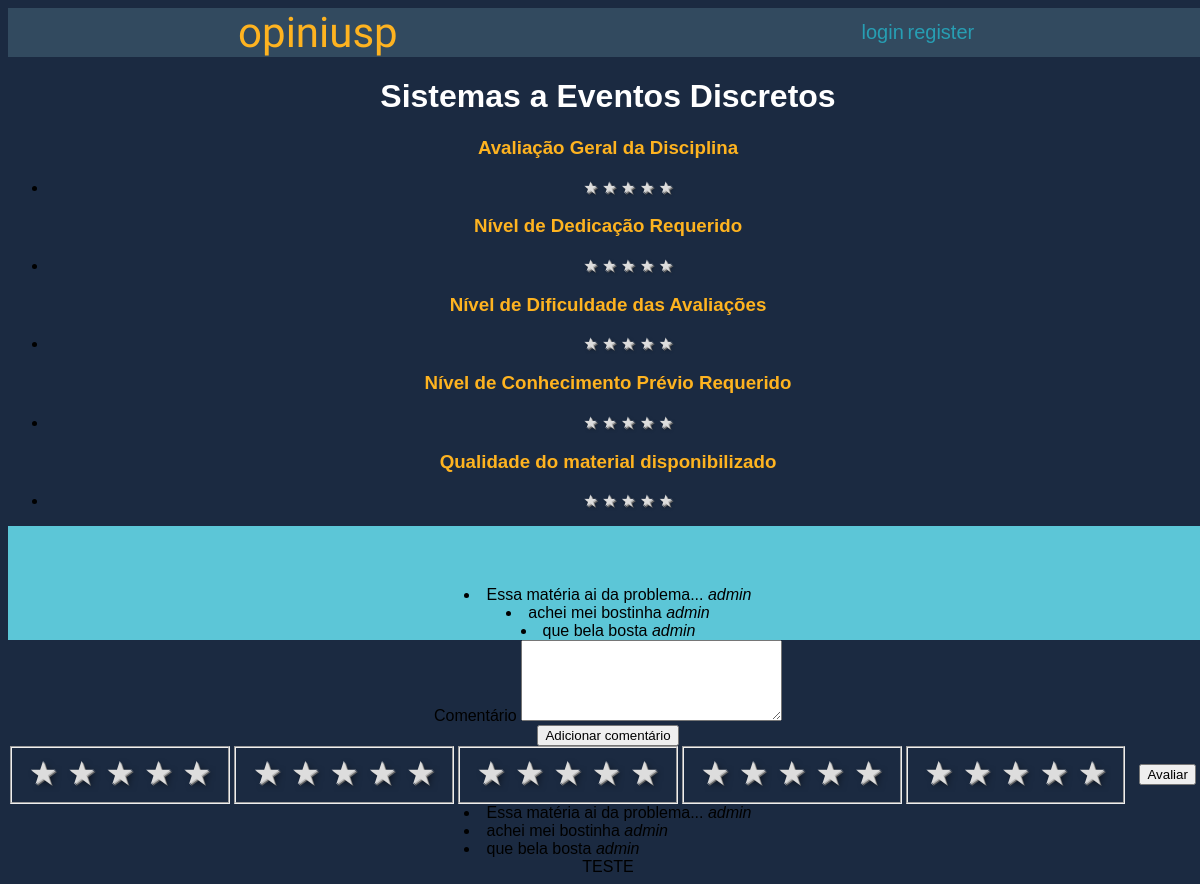
/disciplina/1/, run on an earlier commit of the app's database.
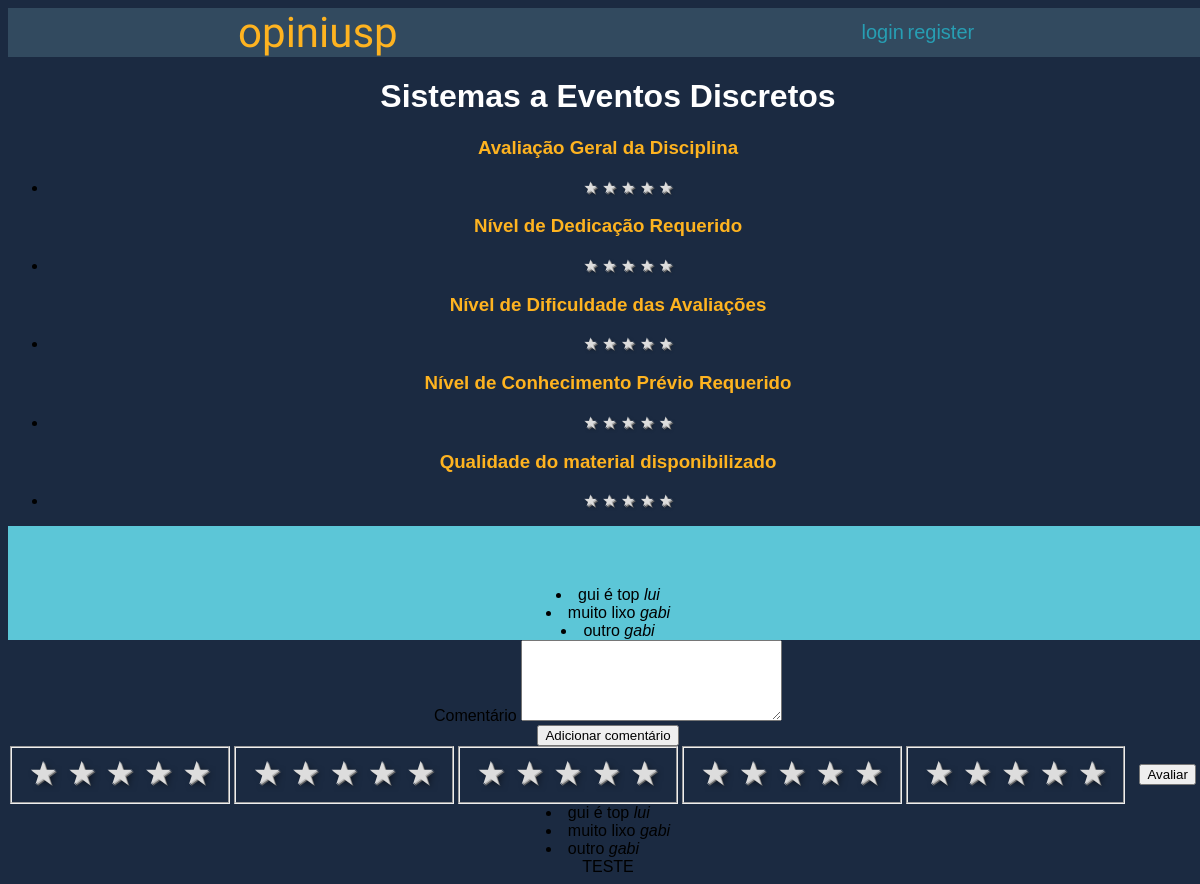
And on a later commit of the database.
### main/models.py (models this page shows, shortened)
class Disciplina(models.Model):
    nome = models.CharField(max_length=100)
    sigla = models.CharField(max_length=7)
    cred_aula = models.IntegerField()
    cred_trabalho = models.IntegerField()
    ch_total = models.IntegerField()
    descricao = models.TextField(max_length=500) #programacao
    programa_resumido = models.TextField(max_length=300)
    met_avaliacao = models.CharField(max_length=50)
    crit_avaliacao = models.CharField(max_length=50)
    recup_avaliacao = models.CharField(max_length=50)
    bibliografia = models.TextField(max_length=1000)

class Comentario(models.Model):
    disciplina = models.ForeignKey(Disciplina, on_delete=models.CASCADE)
    user = models.ForeignKey(User, on_delete=models.CASCADE)
    texto = models.TextField(max_length=1000)
    downVote = models.ManyToManyField(User, blank=True, related_name="downvote")
    upVote = models.ManyToManyField(User, blank=True, related_name="upvote")

### main/views.py (the view)
# urls.py: path('disciplina/<int:id>/', views.pagina_disciplina, name = "disciplina"),
def pagina_disciplina(request, id):
    disciplina = Disciplina.objects.get(id=id)
    comentarios =  Comentario.objects.filter(disciplina=id).annotate(
    total_votes=Count('upVote')-Count('downVote')
    ).order_by('total_votes')
    avaliacoes = Avaliacao.objects.filter(disciplina=id)
    mediaGeral = avaliacoes.aggregate(Avg("notageral"))["notageral__avg"]
    mediaCrit1 = avaliacoes.aggregate(Avg("notaCrit1"))["notaCrit1__avg"]
    mediaCrit2 = avaliacoes.aggregate(Avg("notaCrit2"))["notaCrit2__avg"]
    mediaCrit3 = avaliacoes.aggregate(Avg("notaCrit3"))["notaCrit3__avg"]
    mediaCrit4 = avaliacoes.aggregate(Avg("notaCrit4"))["notaCrit4__avg"]
    medias = [
        mediaGeral, mediaCrit1, mediaCrit2, mediaCrit3, mediaCrit4
    ]
    averages = []
    for media in medias:
        if media == None:
            averages.append(0)
        else:
            averages.append(int(roundTraditional(media)))
    ranges = [
        range(averages[0]), range(averages[1]), range(averages[2]), range(averages[3]), range(averages[4])
    ]
    complementos = [
        range(5-averages[0]), range(5- averages[1]), range(5 - averages[2]), range(5 - averages[3]), range(5 - averages[4])
    ]
    contexto = {
        "disciplina": disciplina,
        "comentarios": comentarios,
        "ranges": ranges,
        "complementos": complementos
    }
    return render(request, 'main/disciplina.html', contexto)

### main/templates/main/disciplina.html (shortened to what this page needs)
{% extends 'main/base.html'%}
{% load static %}
{% block content %}
<h1>{{disciplina.nome}}</h1>
<div class=bloco-avaliacao>
  <h3 class="avalicao_estrelas"> Avaliação Geral da Disciplina</h3>
<ul>
<li > {%for i in ranges.0%} <span class="preenchida">&#9733</span> {% endfor %}
  {%for i in complementos.0%} <span class="vazia">&#9733</span> {% endfor %} </li>
</ul>
<h3 class="avalicao_estrelas">Nível de Dedicação Requerido</h3>
<ul>
<li > {%for i in ranges.1%} <span class="preenchida">&#9733</span> {% endfor %}
  {%for i in complementos.1%} <span class="vazia">&#9733</span> {% endfor %} </li>
</ul>
<h3 class="avalicao_estrelas">Nível de Dificuldade das Avaliações</h3>
<ul>
<li > {%for i in ranges.2%} <span class="preenchida">&#9733</span> {% endfor %}
  {%for i in complementos.2%} <span class="vazia">&#9733</span> {% endfor %} </li>
</ul>
<h3 class="avalicao_estrelas">Nível de Conhecimento Prévio Requerido</h3>
<ul>
<li > {%for i in ranges.3%} <span class="preenchida">&#9733</span> {% endfor %}
  {%for i in complementos.3%} <span class="vazia">&#9733</span> {% endfor %} </li>
</ul>
<h3 class="avalicao_estrelas">Qualidade do material disponibilizado</h3>
<ul>
<li > {%for i in ranges.4%} <span class="preenchida">&#9733</span> {% endfor %}
  {%for i in complementos.4%} <span class="vazia">&#9733</span> {% endfor %} </li>
</ul>
</div>
<div class=comments>
  {% for comentario in comentarios %}
  <li>{{ comentario.texto }} <i> {{comentario.user.username}}</i></li>
   {% endfor %}
</div>
<div>
  <form action="{% url 'main:add_comentario' disciplina.id%}" method="POST">
    <label for="texto"> Comentário </label>
    <textarea name="texto" id="texto" cols="30" rows="5" class="form-control"></textarea>
    <br />
    <input type="submit" value="Adicionar comentário" />
  </form>
</div>
<form action="{% url 'main:add_review' disciplina.id%}" method="POST">
  <fieldset class="rating geral">
    <input type="radio" id="star5" name="notageral" value="5" /><label for="star5"><span>&#9733</span></label>
    <input type="radio" id="star4" name="notageral" value="4" /><label for="star4"><span>&#9733</span></label>
    <input type="radio" id="star3" name="notageral" value="3" /><label for="star3"><span>&#9733</span></label>
    <input type="radio" id="star2" name="notageral" value="2" /><label for="star2"><span>&#9733</span></label>
    <input type="radio" id="star1" name="notageral" value="1" /><label for="star1"><span>&#9733</span></label>
  </fieldset>
  <fieldset class="rating crit1">
    <input type="radio" id="star5-crit1" name="notaCrit1" value="5" /><label
      for="star5-crit1"><span>&#9733</span></label>
    <input type="radio" id="star4-crit1" name="notaCrit1" value="4" /><label
      for="star4-crit1"><span>&#9733</span></label>
    <input type="radio" id="star3-crit1" name="notaCrit1" value="3" /><label
      for="star3-crit1"><span>&#9733</span></label>
    <input type="radio" id="star2-crit1" name="notaCrit1" value="2" /><label
      for="star2-crit1"><span>&#9733</span></label>
    <input type="radio" id="star1-crit1" name="notaCrit1" value="1" /><label
      for="star1-crit1"><span>&#9733</span></label>
  </fieldset>
  <fieldset class="rating crit2">
    <input type="radio" id="star5-crit2" name="notaCrit2" value="5" /><label
      for="star5-crit2"><span>&#9733</span></label>
    <input type="radio" id="star4-crit2" name="notaCrit2" value="4" /><label
      for="star4-crit2"><span>&#9733</span></label>
    <input type="radio" id="star3-crit2" name="notaCrit2" value="3" /><label
      for="star3-crit2"><span>&#9733</span></label>
    <input type="radio" id="star2-crit2" name="notaCrit2" value="2" /><label
      for="star2-crit2"><span>&#9733</span></label>
    <input type="radio" id="star1-crit2" name="notaCrit2" value="1" /><label
      for="star1-crit2"><span>&#9733</span></label>
  </fieldset>
  <fieldset class="rating crit3">
    <input type="radio" id="star5-crit3" name="notaCrit3" value="5" /><label
      for="star5-crit3"><span>&#9733</span></label>
    <input type="radio" id="star4-crit3" name="notaCrit3" value="4" /><label
      for="star4-crit3"><span>&#9733</span></label>
    <input type="radio" id="star3-crit3" name="notaCrit3" value="3" /><label
      for="star3-crit3"><span>&#9733</span></label>
    <input type="radio" id="star2-crit3" name="notaCrit3" value="2" /><label
      for="star2-crit3"><span>&#9733</span></label>
    <input type="radio" id="star1-crit3" name="notaCrit3" value="1" /><label
      for="star1-crit3"><span>&#9733</span></label>
  </fieldset>
  <fieldset class="rating crit4">
    <input type="radio" id="star5-crit4" name="notaCrit4" value="5" /><label
      for="star5-crit4"><span>&#9733</span></label>
    <input type="radio" id="star4-crit4" name="notaCrit4" value="4" /><label
      for="star4-crit4"><span>&#9733</span></label>
    <input type="radio" id="star3-crit4" name="notaCrit4" value="3" /><label
      for="star3-crit4"><span>&#9733</span></label>
    <input type="radio" id="star2-crit4" name="notaCrit4" value="2" /><label
      for="star2-crit4"><span>&#9733</span></label>
    <input type="radio" id="star1-crit4" name="notaCrit4" value="1" /><label
      for="star1-crit4"><span>&#9733</span></label>
  </fieldset>
  <br/>
  <input type="submit" value="Avaliar" />
</form>
</div>
<div>
  {% for comentario in comentarios %}
  <li>{{ comentario.texto }} <i> {{comentario.user.username}}</i></li>
   {% endfor %}
</div>
{% endblock %}

### main/templates/main/base.html (shortened to what this page needs)
<!DOCTYPE html>
<html lang="en">
<head>
</head>
<body>
  <div class="top">
    {% load static %}
    <link rel="stylesheet" href="{% static 'css/main.css' %}" />
    <a class="reg" href="{% url 'main:home' %}">
      <div class="logo">opiniusp</div>
    </a>
    {% if user.is_authenticated %}
    <div class="user">Bem Vindo, {{user.username}}</div>
    <div class="regbox">
      <a class="reg" href="{% url 'accounts:logout' %}">sair</a>
    </div>
    {% else %}
    <div class="regbox">
      <a class="reg" href="{% url 'accounts:login' %}">login</a>
      <a class="reg" href="{% url 'accounts:register' %}">register</a>
    </div>
    {% endif %}
  </div>
  <div class="middle">{% block content %} {% endblock %}</div>
  <div class="bottom">TESTE</div>
</body>
</html>

### main/static/css/main.css (style rules this page uses)
:root { --oxfordblue: #1b2a41; --charcoal: #324a5f; --bluemunsell: #279eb3; --middleblue: #5cc6d7; --honeyellow: #feb320; }
a { text-decoration: none; }
body { font-family: "Arial"; background-color: var(--oxfordblue); display: flex; flex-direction: column; justify-content: space-evenly; align-items: center; width: 100%; height: 100%; }
.top { display: flex; align-items: center; flex-direction: row; justify-content: space-around; height: 10%; width: 100%; background-color: var(--charcoal); padding: 0; }
.middle { width: 100%; height: 80%; text-align: center; }
.bottom { width: 100%; height: 10%; text-align: center; }
.logo { font-size: 42px; color: var(--honeyellow); font-family: "Oswald"; }
.regbox { height: fit-content; width: 10%; display: flex; justify-content: space-evenly; }
.reg { color: var(--bluemunsell); font-family: "Helvetica"; font-size: 20px; align-content: space-between; }
.rating { float: left; }
.rating:not(:checked) > label { float: right; width: 1em; padding: 0 0.1em; overflow: hidden; white-space: nowrap; cursor: pointer; font-size: 200%; line-height: 1.2; color: #ddd; text-shadow: 1px 1px #bbb, 2px 2px #666, 0.1em 0.1em 0.2em rgba(0, 0, 0, 0.5); }
.rating:not(:checked) > label:before { content: #9733; }
h1 { color: white; }
.comments { height: 30%; width: 100%; background-color: var(--middleblue); padding: 5% 0px 0px 0px; display: flex; flex-direction: column; }
.vazia { color: #ddd; text-shadow: 1px 1px #bbb, 2px 2px #666, 0.1em 0.1em 0.2em rgba(0, 0, 0, 0.5); }
.avalicao_estrelas { color: var(--honeyellow); }

What changed in the data, as far as the page shows it:
removed Comentario: texto "Essa matéria ai da problema...", user.username "admin"
removed Comentario: texto "achei mei bostinha", user.username "admin"
removed Comentario: texto "que bela bosta", user.username "admin"
added Comentario: texto "gui é top", user.username "lui"
added Comentario: texto "muito lixo", user.username "gabi"
added Comentario: texto "outro", user.username "gabi"
